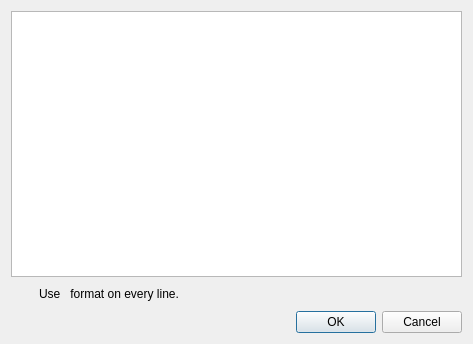
<?xml version="1.0" encoding="UTF-8"?>
<ui version="4.0">
 <class>BatchDialog</class>
 <widget class="QDialog" name="BatchDialog">
  <property name="geometry">
   <rect>
    <x>0</x>
    <y>0</y>
    <width>473</width>
    <height>344</height>
   </rect>
  </property>
  <property name="windowTitle">
   <string>Batch editing</string>
  </property>
  <layout class="QVBoxLayout" name="verticalLayout">
   <item>
    <widget class="QPlainTextEdit" name="plainTextEdit"/>
   </item>
   <item>
    <layout class="QHBoxLayout" name="horizontalLayout">
     <item>
      <widget class="QLabel" name="iconLabel">
       <property name="sizePolicy">
        <sizepolicy hsizetype="Fixed" vsizetype="Fixed">
         <horstretch>0</horstretch>
         <verstretch>0</verstretch>
        </sizepolicy>
       </property>
       <property name="minimumSize">
        <size>
         <width>22</width>
         <height>22</height>
        </size>
       </property>
       <property name="maximumSize">
        <size>
         <width>22</width>
         <height>22</height>
        </size>
       </property>
       <property name="text">
        <string/>
       </property>
      </widget>
     </item>
     <item>
      <widget class="QLabel" name="infoLabel">
       <property name="text">
        <string>Use &lt;Keyword&gt; &lt;Phrase&gt; format on every line.</string>
       </property>
      </widget>
     </item>
    </layout>
   </item>
   <item>
    <widget class="QDialogButtonBox" name="buttonBox">
     <property name="orientation">
      <enum>Qt::Horizontal</enum>
     </property>
     <property name="standardButtons">
      <set>QDialogButtonBox::Cancel|QDialogButtonBox::Ok</set>
     </property>
    </widget>
   </item>
  </layout>
 </widget>
 <tabstops>
  <tabstop>buttonBox</tabstop>
 </tabstops>
 <resources/>
 <connections>
  <connection>
   <sender>buttonBox</sender>
   <signal>accepted()</signal>
   <receiver>BatchDialog</receiver>
   <slot>accept()</slot>
   <hints>
    <hint type="sourcelabel">
     <x>248</x>
     <y>254</y>
    </hint>
    <hint type="destinationlabel">
     <x>157</x>
     <y>274</y>
    </hint>
   </hints>
  </connection>
  <connection>
   <sender>buttonBox</sender>
   <signal>rejected()</signal>
   <receiver>BatchDialog</receiver>
   <slot>reject()</slot>
   <hints>
    <hint type="sourcelabel">
     <x>316</x>
     <y>260</y>
    </hint>
    <hint type="destinationlabel">
     <x>286</x>
     <y>274</y>
    </hint>
   </hints>
  </connection>
 </connections>
</ui>
